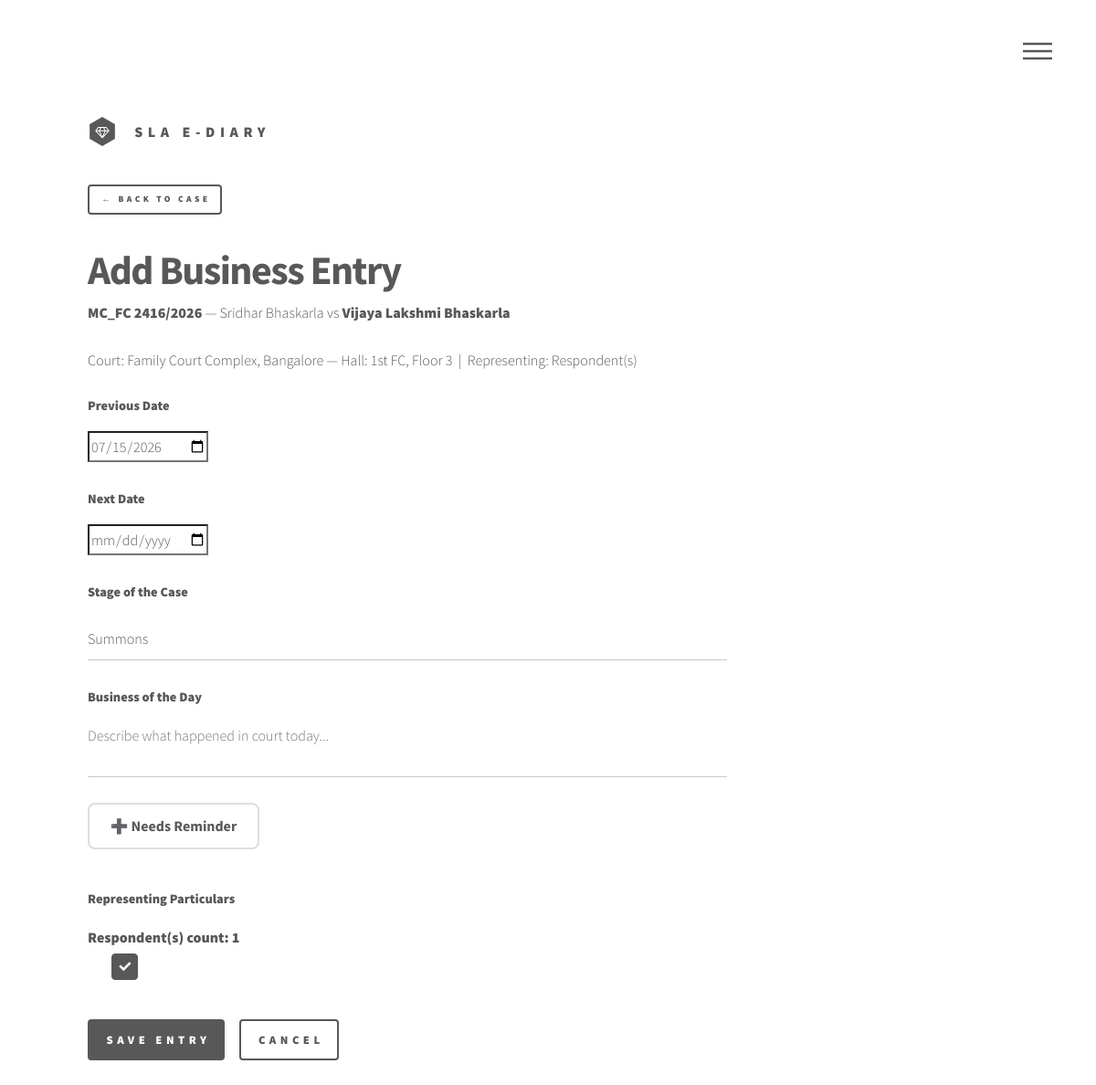
Page /diary_entry_case/4/add_business/ (signed in) on the committed database.
### main/models.py (models this page shows, shortened)
class Case(models.Model):
    jurisdiction = models.CharField(max_length=20, choices=Jurisdiction.choices, default=None)
    court_level = models.CharField(max_length=20, choices=CourtLevel.choices)
    court = models.CharField(max_length=100)
    court_hall = models.CharField(max_length=100)
    floor = models.IntegerField()
    case_type = models.CharField(max_length=100)
    case_number = models.CharField(max_length=100)
    case_year = models.IntegerField()
    party_1 = models.CharField(max_length=100)
    party_1_type = models.CharField(max_length=20, choices=Party1Type.choices)
    party_2 = models.CharField(max_length=100)
    party_2_type = models.CharField(max_length=20, choices=Party2Type.choices)
    representing = models.CharField(max_length=100)
    representing_parties = models.CharField(max_length=100, default='1')
    party_1_total = models.IntegerField(default=1)
    party_2_total = models.IntegerField(default=1)
    disposed = models.BooleanField(default=False)
    @property
    def represents_party_1(self):
        return self.representing == self.party_1_type
    @property
    def represents_party_2(self):
        return self.representing == self.party_2_type

class DiaryEntry(models.Model):
    case = models.ForeignKey(Case, on_delete=models.CASCADE, related_name='diary_entries')
    previous_date = models.DateField()
    court = models.CharField(max_length=100)
    court_hall = models.CharField(max_length=100)
    floor = models.IntegerField()
    case_number_display = models.CharField(max_length=200)
    representing = models.CharField(max_length=100)
    representing_parties = models.CharField(max_length=100, default='1')
    party_1_total = models.IntegerField(default=1)
    party_2_total = models.IntegerField(default=1)
    stage = models.CharField(max_length=100)
    business = models.TextField()
    next_date = models.DateField()
    advocate = models.ForeignKey(User, on_delete=models.SET_NULL, null=True, blank=True)
    created_at = models.DateTimeField(auto_now_add=True)
    updated_at = models.DateTimeField(auto_now=True)
    class Meta:
        ordering = ['-previous_date']

### main/views.py (the view, shortened to what this page needs)
# urls.py: path('diary_entry_case/<int:case_id>/add_business/', add_business, name='add_business'),
@login_required
def add_business(request, case_id):
    case = get_object_or_404(Case, id=case_id)
    latest_data = get_latest_entry_data(case)
    return render(request, 'main/add_business.html', {
        'case': case, 'latest_data': latest_data,
        'court_display': COURT_LABELS.get(case.court, case.court),
        'today': datetime.date.today(),
    })

### main/services.py (called while the page is built, shortened)
def get_latest_entry_data(case: Case) -> dict:
    latest = case.diary_entries.order_by('-previous_date').first()
    if latest:
        return {
            'previous_date': latest.next_date,
            'court': latest.court,
            'court_hall': latest.court_hall,
            'floor': latest.floor,
            'case_number_display': latest.case_number_display,
            'representing': latest.representing,
            'representing_parties': latest.representing_parties,
            'party_1_total': latest.party_1_total,
            'party_2_total': latest.party_2_total,
            'stage': latest.stage,
        }

### templates/main/add_business.html (shortened to what this page needs)
{% extends 'base.html' %}
{% load static %}
{% block content %}
<div id="main">
    <div class="inner">
        <a href="{% url 'diary_entry_case' case.id %}" class="button small" style="margin-bottom: 1.5rem;">&larr; Back to Case</a>
        <h1 style="margin-bottom: 0.25rem;">Add Business Entry</h1>
        <p style="color: #585858; margin-bottom: 1.5rem;">
            <strong>{{ case.case_type }} {{ case.case_number }}/{{ case.case_year }}</strong>
            &mdash; {% if case.represents_party_1 %}<strong>{{ case.party_1 }}</strong>{% else %}{{ case.party_1 }}{% endif %} vs {% if case.represents_party_2 %}<strong>{{ case.party_2 }}</strong>{% else %}{{ case.party_2 }}{% endif %}
        </p>
        <p style="color: #585858; margin-bottom: 1.5rem;">
            Court: {{ court_display }} &mdash; Hall: {{ case.court_hall }}, Floor {{ case.floor }}
            &nbsp;|&nbsp; Representing: {{ case.representing }}
        </p>
        <form method="post" action="{% url 'add_business' case.id %}" style="max-width: 700px;">
            <div class="field">
                <label for="previous_date">Previous Date</label>
                <input type="date" name="previous_date" id="previous_date" value="{{ latest_data.previous_date|date:'Y-m-d'|default:'' }}" required>
            </div>
            <br>
            <div class="field">
                <label for="next_date">Next Date</label>
                <input type="date" name="next_date" id="next_date" required>
            </div>
            <br>
            <div class="field">
                <label for="stage">Stage of the Case</label>
                <input type="text" name="stage" id="stage" placeholder="e.g. Evidence, Arguments, etc." value="{{ latest_data.stage }}" required>
            </div>
            <br>
            <div class="field">
                <label for="business">Business of the Day</label>
                <textarea name="business" id="business" rows="5" placeholder="Describe what happened in court today..." required></textarea>
            </div>
            <br>
            <div class="field">
                <label for="needs-reminder-toggle" class="reminder-toggle-label">
                    <span class="reminder-toggle-pill" id="reminder-toggle-pill">➕ Needs Reminder</span>
                </label>
            </div>
            <br>
            <div class="field">
                <label>Representing Particulars</label>
                <div id="rep-checkboxes" style="display: flex; gap: 1rem; flex-wrap: wrap; margin-top: 0.5rem;">
                    <div id="rep-p2-section">
                        <strong id="rep-p2-label">{{ case.party_2_type }} count: {{ case.party_2_total }}</strong><br>
                        <div id="rep-p2-list" style="display: flex; flex-wrap: wrap; gap: 0.25rem; margin-top: 0.25rem;"></div>
                    </div>
                </div>
            </div>
            <br>
            <ul class="actions">
                <li><input type="submit" value="Save Entry" class="primary"></li>
                <li><a href="{% url 'diary_entry_case' case.id %}" class="button">Cancel</a></li>
            </ul>
        </form>
    </div>
</div>
{% endblock %}

### static/assets/css/main.css (style rules this page uses)
html, body, div, span, applet, object, iframe, h1, h2, h3, h4, h5, h6, p, blockquote, pre, a, abbr, acronym, address, big, cite, code, del, dfn, em, img, ins, kbd, q, s, samp, small, strike, strong, sub, sup, tt, var, b, u, i, center, dl, dt, dd, ol, ul, li, fieldset, form, label, legend, table, caption, tbody, tfoot, thead, tr, th, td, article, aside, canvas, details, embed, figure, figcaption, footer, header, hgroup, menu, nav, output, ruby, section, summary, time, mark, audio, video { margin: 0; padding: 0; border: 0; font-size: 100%; font: inherit; vertical-align: baseline; }
body { line-height: 1; }
ol, ul { list-style: none; }
body { -webkit-text-size-adjust: none; }
input, select, textarea { -moz-appearance: none; -webkit-appearance: none; -ms-appearance: none; appearance: none; }
body { -ms-overflow-style: scrollbar; }
html { box-sizing: border-box; }
*, *:before, *:after { box-sizing: inherit; }
body { background: #ffffff; }
body, input, select, textarea { color: #585858; font-family: "Source Sans Pro", Helvetica, sans-serif; font-size: 16pt; font-weight: 300; line-height: 1.75; }
@media screen and (max-width: 1680px) { body, input, select, textarea { font-size: 14pt; } }
@media screen and (max-width: 1280px) { body, input, select, textarea { font-size: 12pt; } }
a { -moz-transition: border-bottom-color 0.2s ease, color 0.2s ease; -webkit-transition: border-bottom-color 0.2s ease, color 0.2s ease; -ms-transition: border-bottom-color 0.2s ease, color 0.2s ease; transition: border-bottom-color 0.2s ease, color 0.2s ease; text-decoration: none; color: #585858; border-bottom: dotted 1px rgba(88, 88, 88, 0.5); }
strong, b { font-weight: 900; }
p { margin: 0 0 2em 0; }
h1 { font-size: 2.75em; font-weight: 700; line-height: 1.3; margin: 0 0 1em 0; letter-spacing: -0.035em; }
ul { list-style: disc; margin: 0 0 2em 0; padding-left: 1em; }
ul li { padding-left: 0.5em; }
ul.actions { display: -moz-flex; display: -webkit-flex; display: -ms-flex; display: flex; cursor: default; list-style: none; margin-left: -1em; padding-left: 0; }
ul.actions li { padding: 0 0 0 1em; vertical-align: middle; }
form { margin: 0 0 2em 0; overflow-x: hidden; }
form > :last-child { margin-bottom: 0; }
label { display: block; font-size: 0.9em; font-weight: 900; margin: 0 0 1em 0; }
input[type="text"], input[type="password"], input[type="email"], input[type="tel"], input[type="number"], select, textarea { -moz-appearance: none; -webkit-appearance: none; -ms-appearance: none; appearance: none; background-color: transparent; border: none; border-radius: 0; border-bottom: solid 1px #c9c9c9; color: inherit; display: block; outline: 0; padding: 0; text-decoration: none; width: 100%; }
input[type="text"]:invalid, input[type="password"]:invalid, input[type="email"]:invalid, input[type="tel"]:invalid, select:invalid, textarea:invalid { box-shadow: none; }
input[type="text"], input[type="password"], input[type="email"], input[type="number"], select { height: 3em; }
textarea { padding: 0; min-height: 3.75em; }
input[type="submit"], input[type="reset"], input[type="button"], button, .button { -moz-appearance: none; -webkit-appearance: none; -ms-appearance: none; appearance: none; -moz-transition: background-color 0.2s ease-in-out, color 0.2s ease-in-out, box-shadow 0.2s ease-in-out; -webkit-transition: background-color 0.2s ease-in-out, color 0.2s ease-in-out, box-shadow 0.2s ease-in-out; -ms-transition: background-color 0.2s ease-in-out, color 0.2s ease-in-out, box-shadow 0.2s ease-in-out; transition: background-color 0.2s ease-in-out, color 0.2s ease-in-out, box-shadow 0.2s ease-in-out; background-color: transparent; border-radius: 4px; border: 0; box-shadow: inset 0 0 0 2px #585858; color: #585858 !important; cursor: pointer; display: inline-block; font-size: 0.8em; font-weight: 900; height: 3.5em; letter-spacing: 0.35em; line-height: 3.45em; overflow: hidden; padding: 0 1.25em 0 1.6em; text-align: center; text-decoration: none; text-overflow: ellipsis; text-transform: uppercase; white-space: nowrap; }
input[type="submit"].small, input[type="reset"].small, input[type="button"].small, button.small, .button.small { font-size: 0.6em; }
input[type="submit"].primary, input[type="reset"].primary, input[type="button"].primary, button.primary, .button.primary { box-shadow: none; background-color: #585858; color: #ffffff !important; }
#main { padding: 0em 0 6em 0 ; }
#wrapper > * > .inner { width: 100%; max-width: 68em; margin: 0 auto; padding: 0 2.5em; }

### rows in the picture
Case: case_type "MC_FC", case_number "2416", case_year "2026", party_1 "Sridhar Bhaskarla", party_2 "Vijaya Lakshmi Bhaskarla", court_hall "1st FC", floor "3", representing "Respondent(s)", party_2_type "Respondent(s)", party_2_total "1"
DiaryEntry: court "Family Court Complex, Bangalore", previous_date "07/15/2026", stage "Summons"
